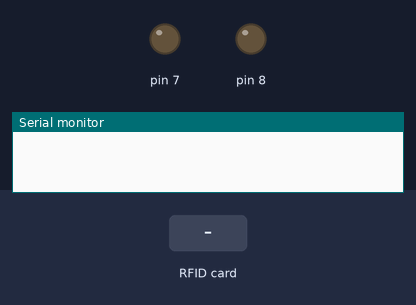
The sketch below on a simulated Arduino Uno, built with avr-gcc and run on an emulated ATmega328P. Shown: output pins drawn as LEDs (lit = HIGH), the last lines printed to the serial monitor. The inputs (shaded band) are chosen by the test bench. Pins used as bus, display or sensor lines are not drawn.

Above: at 1.2 s.
1.3 s: RFID card A0 29 B1 63 held to the reader
At 2.4 s:
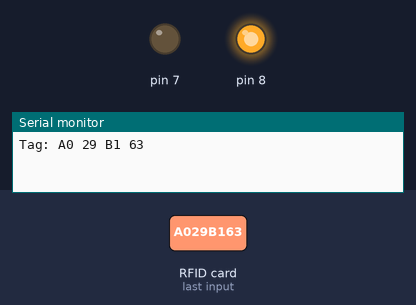
4.3 s: RFID card 5E 7A 19 C4 held to the reader
At 4.9 s:
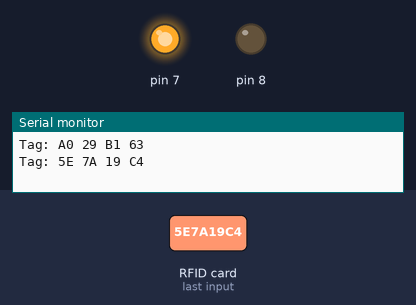
7.3 s: RFID card 04 76 93 DA held to the reader
At 8.6 s:
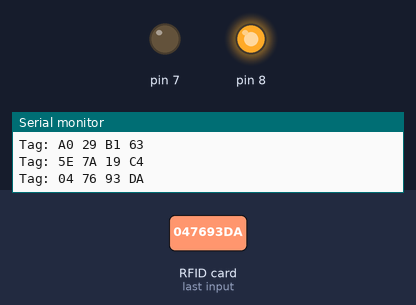
Timing chart, 0 to 10.8 s (numbered marks = the images above; inputs shaded):
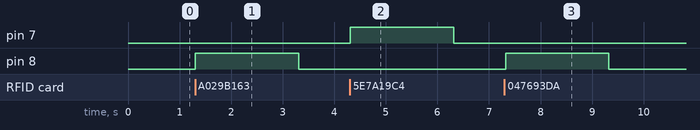

The sketch:

basics.ino
```cpp
#include <SPI.h>
#include <MFRC522.h>

MFRC522 mfrc522(10, 9);

void setup()
{
Serial.begin(9600);
SPI.begin();
mfrc522.PCD_Init();
pinMode(8, OUTPUT);
pinMode(7, OUTPUT);
}

void loop()
{
//here we have to wait for the card, when it is near to the sensor
if ( ! mfrc522.PICC_IsNewCardPresent()){
return;
}
//we can read it's value
if ( ! mfrc522.PICC_ReadCardSerial()) {
return;
}

Serial.print("Tag:");
String content= "";
for (byte i = 0; i < mfrc522.uid.size; i++) {
Serial.print(mfrc522.uid.uidByte[i] < 0x10 ? " 0" : " ");
Serial.print(mfrc522.uid.uidByte[i], HEX);
content.concat(String(mfrc522.uid.uidByte[i] < 0x10 ? " 0" : " "));
content.concat(String(mfrc522.uid.uidByte[i], HEX));
}
content.toUpperCase();
content = content.substring(1);
//lavero,saeta,
if((content == "A0 29 B1 63")||(content == "04 76 93 DA")) {
 digitalWrite(8, HIGH);
 delay(2000);
digitalWrite(8, LOW);
}else{
digitalWrite(7, HIGH);
delay(2000);
digitalWrite(7, LOW);
}
Serial.println();
}
```

Measured:
- after the input at 1.3 s, pin 8: LOW → HIGH at once, → LOW 2.0 s later
- after the input at 4.3 s, pin 7: LOW → HIGH at once, → LOW 2.0 s later
- after the input at 7.3 s, pin 8: LOW → HIGH at once, → LOW 2.0 s later
